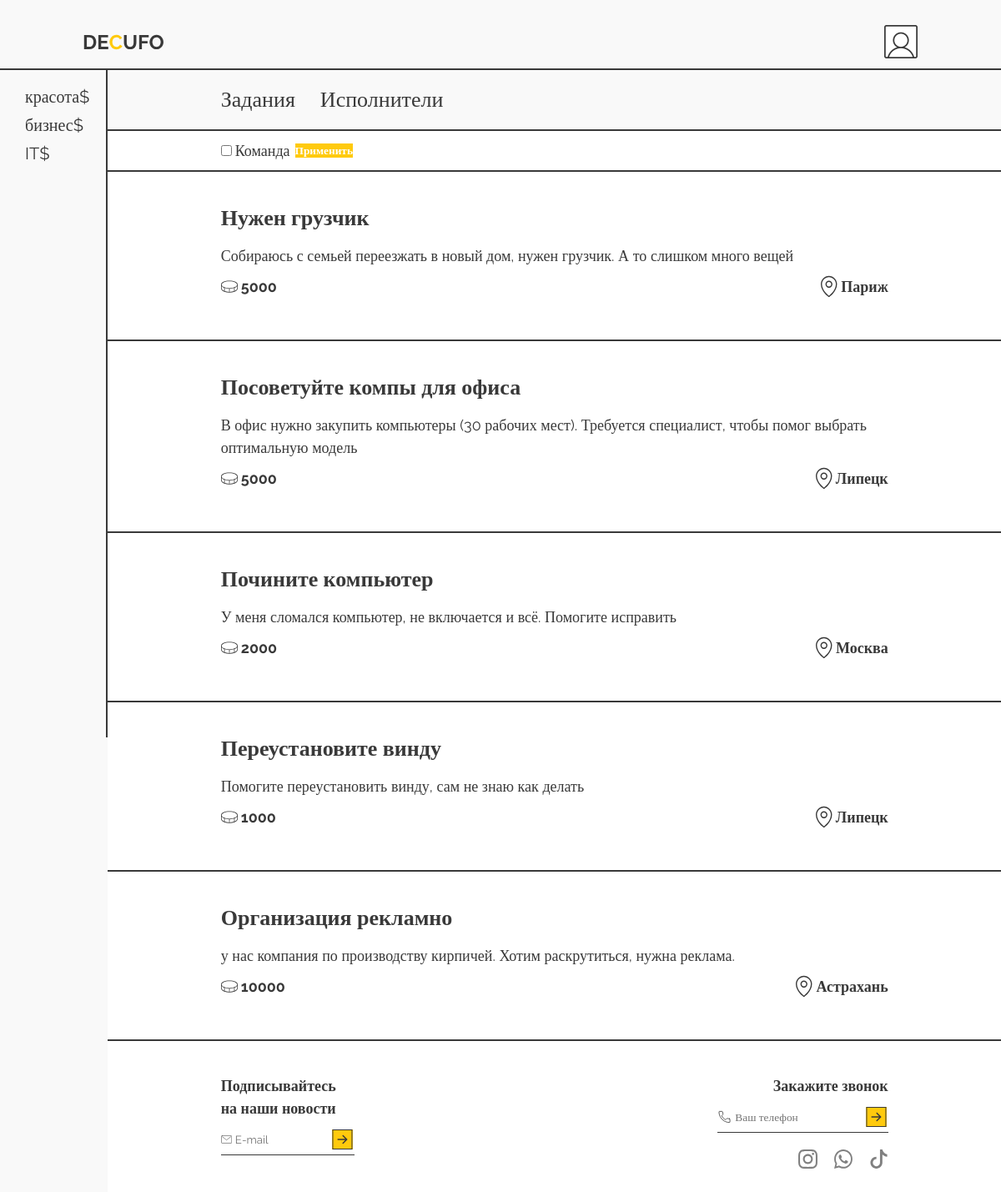
Screenshot of /tasks.php (signed in) with the database file from the repository.
### tables this page shows
CREATE TABLE `categories` (
  `id_category` int(6) NOT NULL,
  `category_name` varchar(32) DEFAULT NULL,
  `id_img` int(11) NOT NULL
);

CREATE TABLE `tasks` (
  `id_task` int(6) NOT NULL,
  `task_name` varchar(32) DEFAULT NULL,
  `task_definition` text DEFAULT NULL,
  `cost` int(11) DEFAULT NULL,
  `place` varchar(32) DEFAULT NULL,
  `time_start_finish` text DEFAULT NULL,
  `date_public_task` datetime DEFAULT current_timestamp(),
  `id_author` int(11) NOT NULL,
  `id_worker` int(11) DEFAULT NULL,
  `state` varchar(32) NOT NULL DEFAULT 'public',
  `team` varchar(32) DEFAULT NULL
);

### session.php (called while the page is built, shortened)
<?php
    require "database.php";
    function checkUser(){
        if($_SESSION["rule"] >= 99){
            return "admin.php";
        }
        else{
            return "lk.php";
        }
    }

### database.php (called while the page is built, shortened)
<?php
class Database
{
    private $host;
    private $port;
    private $db;
    private $user_name;
    private $user_pwd;
    private $crs;
    private $connection;
    public function __construct()
    {
        $data = parse_ini_file('db.ini');
        $this->host = $data["host"];
        $this->port = $data["port"];
        $this->db = $data["db"];
        $this->user_name = $data["user_name"];
        $this->user_pwd = $data["user_pwd"];
        $this->crs = $data["crs"];
    }
    private function getDb()
    {
        $this->connection = new PDO('mysql:host=' . $this->host . ':' . $this->port . ';charset=' . $this->crs . ';dbname=' . $this->db, $this->user_name, $this->user_pwd);
    }
    public function selectAll($sql, $param = [])
    {
        $query = $this->connection->prepare($sql);
        $query->execute($param);
        return $query->fetchAll(PDO::FETCH_ASSOC);
    }
}

### tasks.php (the view, shortened to what this page needs)
<?php
require "session.php";
$database = new Database();
if ($_GET["id"] != FALSE) {
  if (isset($_POST["team"])) {
    $sql = "SELECT * FROM `tasks`  join purpose_categories_tasks where purpose_categories_tasks.id_task = tasks.id_task and  `id_category` = :id and `team` = :team and `state` = :state";
    $param = array(
      "id" => $_GET["id"],
      "state" => "public",
      "team" => "yes"
    );
    $category = $database->selectAll($sql, $param);
  }
  else {
    $sql = "SELECT * FROM `purpose_categories_tasks` join tasks where purpose_categories_tasks.id_task = tasks.id_task AND `id_category` = :id AND `state` = :state";
    $param = array(
      "id" => $_GET["id"],
      "state" => "public"
    );
    $category = $database->selectAll($sql, $param);
  }
} else {
  if (isset($_POST["team"])) {
    $sql = "SELECT * FROM `tasks` WHERE `team` = :team and `state` = :state order by id_task DESC";
    $param = array(
      "team" => "yes",
      "state" => "public"
    );
    $category = $database->selectAll($sql, $param);
    } else {
      $sql = 'SELECT * FROM tasks where `state` = :state order by id_task DESC';
      $param = array(
        "state" => "public"
      );
      $category = $database->selectAll($sql, $param);
    }
}
?>
<?php if ($_SESSION["rule"] > 10) : ?>
  <!DOCTYPE html>
  <html lang="ru">
  <head>
    <link rel="stylesheet" href="/style/style.css" />
    <link rel="stylesheet" href="/style/tasks.css" />
  </head>
  <body>
    <header>
      <div class="container">
        <a href="index.php"><img src="/img/logo.svg" alt="logo" /></a>
        <div class="user"><a href="<?php echo (checkUser()); ?>"><img src="img/lk.jpg" alt="lk" /></a></div>
      </div>
    </header>
    <main>
      <?php require('aside.php') ?>
      <section class="content">
        <nav>
          <div class="main-container">
            <h2>Задания</h2>
            <a href="users.php">
              <h2>Исполнители</h2>
            </a>
          </div>
        </nav>
        <div class="filters">
          <div class="main-container">
            <div class="team">
              <form action="" method="POST">
                <div class="team-content">
                  <input type="checkbox" name="team" id="team" />
                  <p>Команда</p>
                  <button type="submit">Применить</button>
                </div>
              </form>
            </div>
          </div>
        </div>
        <div class="tasks">
          <?php foreach ($category as $item) : ?>
            <a href="task.php?id=<?= $item["id_task"] ?>">
              <div class="task">
                <div class="main-container">
                  <h2><?= $item["task_name"] ?></h2>
                  <p><?= $item["task_definition"] ?></p>
                  <div class="details">
                    <div class="cost">
                      <img src="/img/cost.svg" alt="cost" />
                      <p><?= $item["cost"] ?></p>
                    </div>
                    <div class="location">
                      <img src="/img/location.svg" alt="location" />
                      <p><?= $item["place"] ?></p>
                    </div>
                  </div>
                </div>
              </div>
            </a>
          <?php endforeach; ?>
        </div>
        <?php require('footer.php') ?>
      </section>
    </main>
  </body>
  </html>
<?php else : ?>
  <?php header("location: login.php"); ?>
<?php endif; ?>

### aside.php
<?php
  $sqlAside = 'SELECT * from categories';
?>
<aside>
    <ul>
        <?php foreach($database->selectAll($sqlAside) as $item): ?>
          <li><a href="tasks.php?id=<?=$item["id_category"]?>"><?=$item["category_name"]?></a><a href="report.php?id=<?= $item["id_category"] ?>">$</a></li>
        <?php endforeach; ?>
    </ul>
</aside>

### footer.php (shortened to what this page needs)
<footer>
          <div class="main-container">
            <section>
              <p>Подписывайтесь на наши новости</p>
              <form action="" method="POST">
                <div class="input">
                  <img src="/img/mail.svg" alt="mail">
                  <input type="text" name="email" placeholder="E-mail" />
                </div>
                <button type="submit">
                  <img src="/img/arrow.svg" alt="" />
                </button>
              </form>
            </section>
            <section>
              <p>Закажите звонок</p>
              <form action="" method="POST">
                <div class="input">
                  <img src="/img/phone.svg" alt="phone">
                  <input type="text" name="phone" placeholder="Ваш телефон" />
                </div>
                <button type="submit">
                  <img src="/img/arrow.svg" alt="" />
                </button>
              </form>
              <div class="social-media">
                <img src="/img/instagram.svg" alt="instagram" />
                <img src="/img/whatsapp.svg" alt="whatsapp" />
                <img src="/img/tiktok.svg" alt="tiktok" />
              </div>
            </section>
          </div>
</footer>

### style/style.css (style rules this page uses)
:root { --secondary: #393939; --main: #ffca0d; --other: #f9f9f9; --light: white; }
* { margin: 0; padding: 0; box-sizing: border-box; color: var(--secondary); font-family: "Raleway"; }
a { text-decoration: none; color: var(--light); }
aside a { color: var(--secondary); }
li { list-style: none; font-size: 20px; padding-bottom: 10px; }
p { font-size: 18px; line-height: 150%; }
h2 { font-size: 26px; font-weight: normal; }
input, select { border: none; outline: none; background-color: transparent; }
button { border: none; background-color: var(--main); color: var(--light); font-weight: bold; cursor: pointer; border: 2px solid var(--light); }
body { background-color: var(--other); }
main { display: flex; }
.user img { width: 40px; }
.container { width: 1000px; margin: 0 auto; display: flex; align-items: center; justify-content: space-between; }
.main-container { width: 800px; margin: 0 auto; }
header { padding-top: 30px; padding-bottom: 8px; border-bottom: 2px solid var(--secondary); }
aside { background-color: var(--other); height: 100vh; position: sticky; top: 0px; margin-left: 30px; padding-top: 20px; padding-right: 20px; border-right: 2px solid var(--secondary); }
.content { background-color: var(--light); width: 100%; }
footer { padding-bottom: 40px; }
footer .main-container { display: flex; justify-content: space-between; }
footer p { font-weight: 600; padding-bottom: 10px; }
footer form { display: flex; align-items: center; padding-bottom: 4px; margin-bottom: 20px; border-bottom: 1px solid var(--secondary); }
footer .input { display: flex; align-items: center; gap: 4px; }
footer input { outline: none; border: none; width: 50%; }
footer .input img { width: 10%; }
footer button { display: flex; }
footer section:first-child { width: 20%; }
footer section:last-child { text-align: right; }
footer .social-media { display: flex; justify-content: flex-end; gap: 20px; }

### style/tasks.css (style rules this page uses)
nav { padding: 20px 0; background-color: var(--other); border-bottom: 2px solid var(--secondary); }
nav .main-container { display: flex; gap: 30px; }
.filters { padding: 10px 0; border-bottom: 2px solid var(--secondary); }
.filters .main-container { display: flex; justify-content: space-between; align-items: center; }
.team-content { display: flex; align-items: center; gap: 4px; }
.task { padding: 40px 0; border-bottom: 2px solid var(--secondary); }
.task h2 { font-weight: 600; padding-bottom: 16px; }
.task p { padding-bottom: 10px; }
.task .details { display: flex; justify-content: space-between; padding-bottom: 10px; }
.task .details p { padding: 0; font-weight: 700; }
.cost, .location { display: flex; gap: 4px; align-items: center; }
.cost img, .location img { width: 20px; }
footer { padding-top: 40px; }

### rows the page displays
categories: category_name "красота"
categories: category_name "бизнес"
categories: category_name "IT"
tasks: task_name "Нужен грузчик", task_definition "Собираюсь с семьей переезжать в новый дом, нужен грузчик. А то слишком много вещей", cost "5000", place "Париж"
tasks: task_name "Посоветуйте компы для офиса", task_definition "В офис нужно закупить компьютеры (30 рабочих мест). Требуется специалист, чтобы помог выбрать оптимальную модель", cost "5000", place "Липецк"
tasks: task_name "Почините компьютер", task_definition "У меня сломался компьютер, не включается и всё. Помогите исправить", cost "2000", place "Москва"
tasks: task_name "Переустановите винду", task_definition "Помогите переустановить винду, сам не знаю как делать", cost "1000", place "Липецк"
tasks: task_name "Организация рекламно", task_definition "у нас компания по производству кирпичей. Хотим раскрутиться, нужна реклама.", cost "10000", place "Астрахань"
